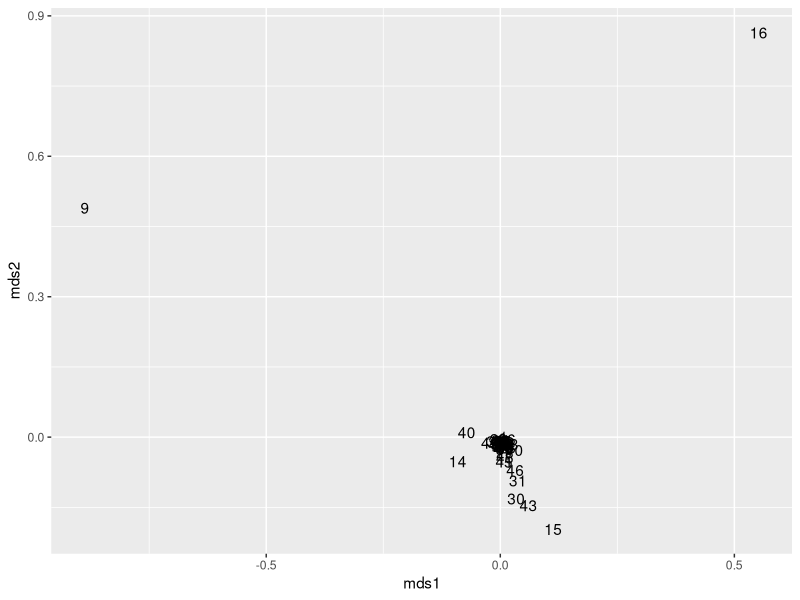
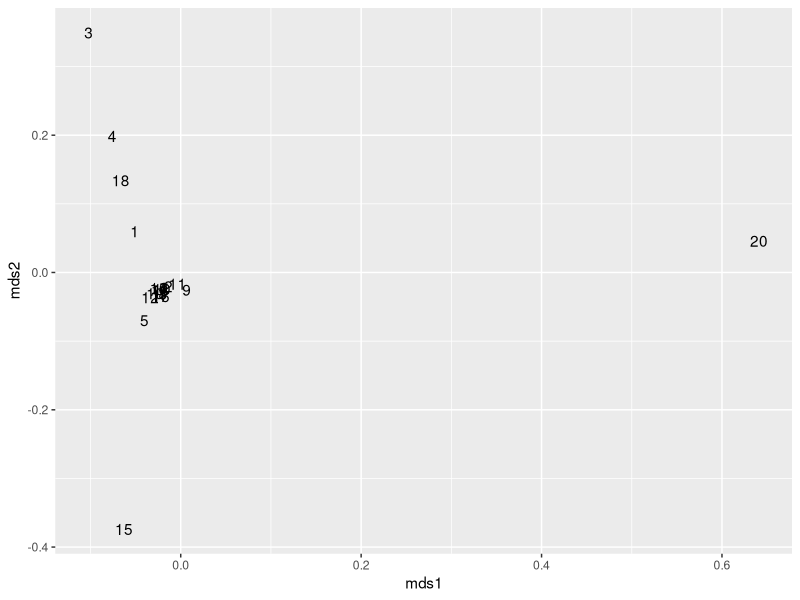
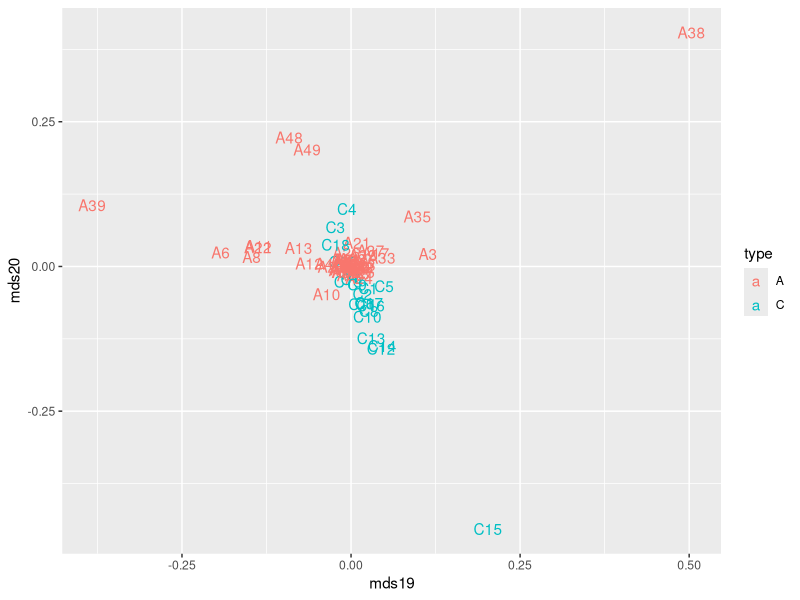

R code for these plots, in order:
## ---- chunk 1
library(ggplot2)
library(tm)
data(acq)
#help(acq)

dtm <- DocumentTermMatrix(acq, control = list(weighting = weightTfIdf, 
                                              stopwords = TRUE))
class(dtm)
inspect(dtm[1:5,1:15])

n_mds <- 2
dtm2 <- as.data.frame((as.matrix(dtm)))
dtm_mds <- as.data.frame(cmdscale(dist(dtm2), n_mds))
names(dtm_mds) <- paste0("mds", 1:n_mds)
dtm_mds$index <- 1:nrow(dtm_mds)

ggplot(dtm_mds, aes(mds1, mds2)) + geom_text(aes(label = index))

acq[[9]]$content
## ---- chunk 2
library(tm)
data(crude)
#help(crude)

dtm <- DocumentTermMatrix(crude, control = list(weighting = weightTfIdf, 
                                                stopwords = TRUE))
class(dtm)
inspect(dtm[1:5,1:15])

n_mds <- 2
dtm2 <- as.data.frame((as.matrix(dtm)))
dtm_mds <- as.data.frame(cmdscale(dist(dtm2), n_mds))
names(dtm_mds) <- paste0("mds", 1:n_mds)
dtm_mds$index <- 1:nrow(dtm_mds)

ggplot(dtm_mds, aes(mds1, mds2)) + geom_text(aes(label = index))

acq[[20]]$content
## ---- chunk 3
library(tm)
data(crude)
data(acq)
#help(crude)
#help(acq)


dtm_both <- DocumentTermMatrix(c(crude, acq), 
                               control = list(weighting = weightTfIdf, 
                                              stopwords = TRUE))

n_mds <- 20
dtm2 <- as.data.frame((as.matrix(dtm_both)))
dtm_mds <- as.data.frame(cmdscale(dist(dtm2), n_mds))
names(dtm_mds) <- paste0("mds", 1:n_mds)
dtm_mds$index <- c(paste0("C", 1:20), paste0("A", 1:50))
dtm_mds$type <- c(rep("C", 20), rep("A", 50))

#  Reorder the rows randomly
#  so that the "C" points aren't all covered by the "A" points
dtm_mds <- dtm_mds[sample(1:nrow(dtm_mds), nrow(dtm_mds)),]

ggplot(dtm_mds, aes(mds19, mds20)) + geom_text(aes(label = index, color = type))
